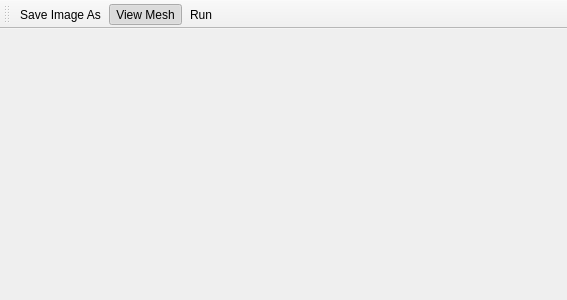
<?xml version="1.0" encoding="UTF-8"?>
<ui version="4.0">
 <class>MainWindow</class>
 <widget class="QMainWindow" name="MainWindow">
  <property name="geometry">
   <rect>
    <x>0</x>
    <y>0</y>
    <width>567</width>
    <height>300</height>
   </rect>
  </property>
  <property name="sizePolicy">
   <sizepolicy hsizetype="Maximum" vsizetype="Maximum">
    <horstretch>0</horstretch>
    <verstretch>0</verstretch>
   </sizepolicy>
  </property>
  <property name="windowTitle">
   <string>MainWindow</string>
  </property>
  <widget class="QWidget" name="centralWidget">
   <layout class="QVBoxLayout" name="verticalLayout">
    <item>
     <widget class="QWidget" name="renderWidget" native="true">
      <layout class="QHBoxLayout" name="horizontalLayout"/>
     </widget>
    </item>
   </layout>
  </widget>
  <widget class="QToolBar" name="toolBar">
   <property name="windowTitle">
    <string>toolBar</string>
   </property>
   <attribute name="toolBarArea">
    <enum>TopToolBarArea</enum>
   </attribute>
   <attribute name="toolBarBreak">
    <bool>false</bool>
   </attribute>
   <addaction name="actionSaveImageAs"/>
   <addaction name="actionView_Mesh"/>
   <addaction name="actionRun"/>
  </widget>
  <action name="actionSaveImageAs">
   <property name="text">
    <string>Save Image As</string>
   </property>
   <property name="shortcut">
    <string>Ctrl+S</string>
   </property>
  </action>
  <action name="actionView_Mesh">
   <property name="checkable">
    <bool>true</bool>
   </property>
   <property name="checked">
    <bool>true</bool>
   </property>
   <property name="text">
    <string>View Mesh</string>
   </property>
  </action>
  <action name="actionRun">
   <property name="text">
    <string>Run</string>
   </property>
  </action>
 </widget>
 <layoutdefault spacing="6" margin="11"/>
 <resources/>
 <connections/>
</ui>
